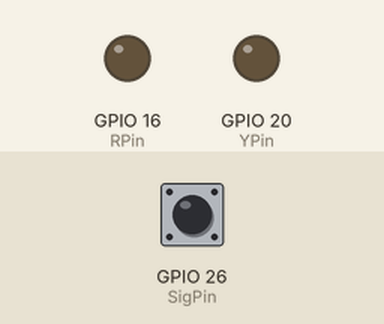
Simulated run of this program. Board: Raspberry Pi (BCM pin numbers). Shown: output pins drawn as LEDs (lit = HIGH). The test bench sets the inputs (shaded band); at power-on: GPIO 26 (SigPin) HIGH. Pins used as bus, display or sensor lines are not drawn; what the program prints to the terminal is not drawn.

Above: at 1.2 s.
1.3 s: GPIO 26 (SigPin) pulled LOW for 0.15 s
At 2.6 s:
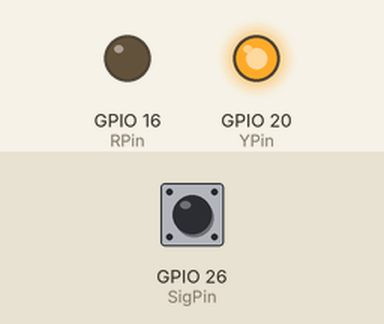
2.9 s: GPIO 26 (SigPin) pulled LOW for 3.2 s
At 3.3 s:
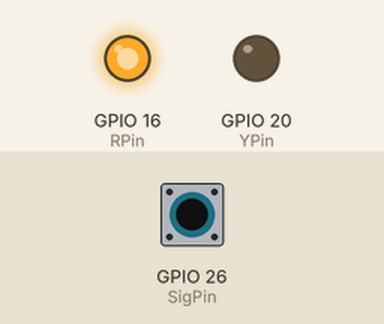
Timing chart, 0 to 7.6 s (numbered marks = the images above; inputs shaded):
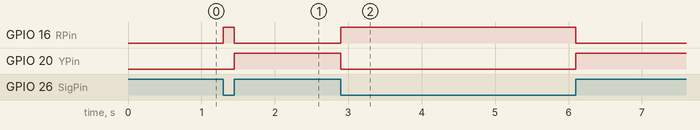

The program:

main.py
```python
"""
    U型光电传感器:
        针脚顺序:[SIG,GND,VCC]
        SIG:信号针脚
        GND:接地针脚
        VCC:电源针脚
    参考链接: https://cloud.tencent.com/developer/inventory/1503/article/1705774
"""

import RPi.GPIO as GPIO # 导入GPIO控制模块
import time # 导入时间模块

VccPin = 19
SigPin = 26

# 双色LED针脚
RPin = 16
YPin = 20

def setup():
    GPIO.setmode(GPIO.BCM) # 设置针脚编码模式为BCM
    GPIO.setup(VccPin, GPIO.OUT) # 设置电源针脚模式为输出
    GPIO.setup(RPin, GPIO.OUT) # 设置LED针脚模式为输出
    GPIO.setup(YPin, GPIO.OUT)
    GPIO.output(RPin, GPIO.LOW) # 设置初始电平
    GPIO.output(YPin, GPIO.LOW)
    GPIO.output(VccPin, GPIO.HIGH)
    # 设置信号输入触发
    GPIO.setup(SigPin, GPIO.IN, pull_up_down = GPIO.PUD_UP)
    GPIO.add_event_detect(SigPin, GPIO.BOTH, callback=detect, bouncetime = 50)

# LED控制函数
def LED(x):
    if x == 0: # 传感器低电平，电路联通，红灯亮 | 没有遮挡
        GPIO.output(RPin, GPIO.HIGH)
        GPIO.output(YPin, GPIO.LOW)
    if x == 1: # 传感器低电平，电路断开，黄灯亮 | 有遮挡
        GPIO.output(RPin, GPIO.LOW)
        GPIO.output(YPin, GPIO.HIGH)

def Print(x):
    if x == 1:
        print('    *************************')
        print('    *       光线被遮挡       *')
        print('    *************************')

def detect(chn):
    val = GPIO.input(SigPin)
    LED(val)  #控制双色LED灯闪烁的函数
    Print(val)    #打印光线被遮挡提示消息

def loop():
    while True:
        pass  #pass语句就是空语句

def destroy():
    GPIO.output(VccPin, GPIO.LOW)
    GPIO.output(YPin, GPIO.LOW)       # Green led off
    GPIO.output(RPin, GPIO.LOW)       # Red led off
    GPIO.cleanup()                     # Release resource

if __name__ == '__main__':     # Program start from here
    setup()
    try:
        loop()
    except KeyboardInterrupt:  # When 'Ctrl+C' is pressed, the child program destroy() will be  executed.
        destroy()
```

Measured:
- after the input at 1.3 s, GPIO 16 (RPin): LOW → HIGH at once, → LOW 0.15 s later; GPIO 20 (YPin): LOW → HIGH after 0.15 s
- after the input at 2.9 s, GPIO 16 (RPin): LOW → HIGH at once, → LOW 3.2 s later; GPIO 20 (YPin): HIGH → LOW at once, → HIGH 3.2 s later
